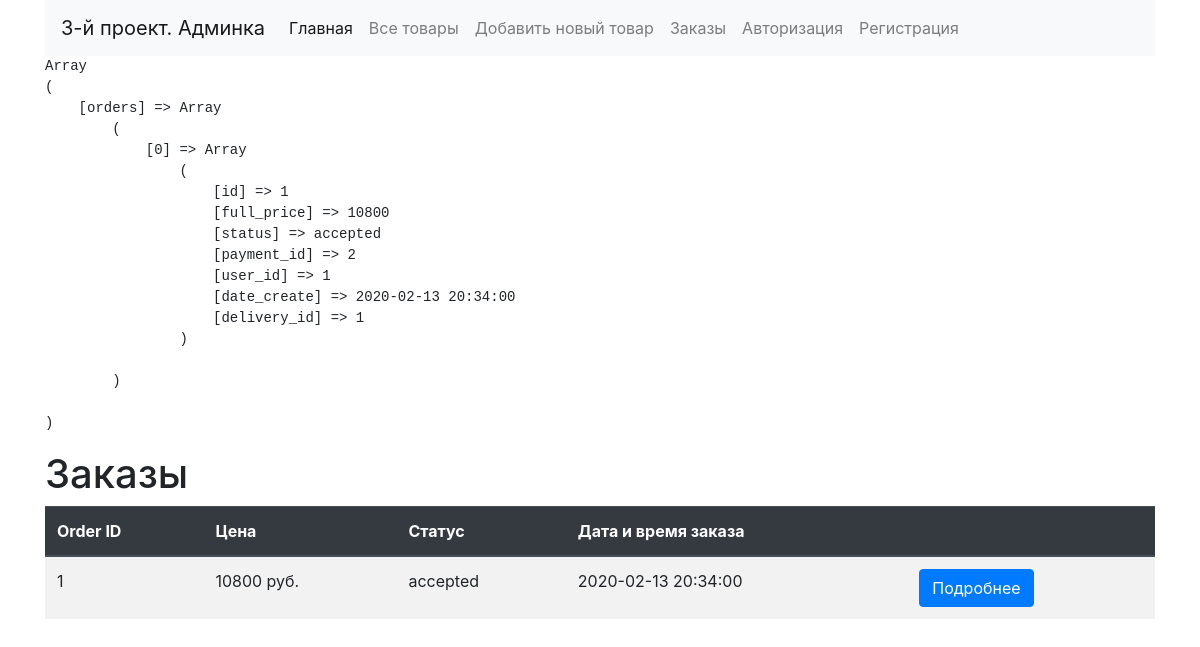
Screenshot of /admin/orders.php (signed in) with the database file from the repository.
### tables this page shows
CREATE TABLE IF NOT EXISTS `orders` (
  `id` int(11) NOT NULL AUTO_INCREMENT,
  `full_price` float NOT NULL,
  `status` varchar(255) NOT NULL,
  `payment_id` int(11) NOT NULL,
  `user_id` int(11) NOT NULL,
  `date_create` timestamp NOT NULL DEFAULT CURRENT_TIMESTAMP,
  `delivery_id` int(11) NOT NULL,
  PRIMARY KEY (`id`)
);

### admin/orders.php (the view, shortened to what this page needs)
<?php
    include($_SERVER['DOCUMENT_ROOT'].'/admin/modules/header.php');
    $template = [
        'orders'=>[]
    ];
    $sql_order = "SELECT * FROM orders ORDER BY date_create DESC";
    $result_order = mysqli_query($db, $sql_order);
    while($row = mysqli_fetch_assoc($result_order)){
        $template['orders'][] = $row;
    }
?>
<div class="row">
    <div class="col-12">
        <h1>Заказы</h1>
        <table class="table table-striped">
            <thead class="thead-dark">
                <tr>
                    <th>Order ID</th>
                    <th>Цена</th>
                    <th>Статус</th>
                    <th>Дата и время заказа</th>
                    <th></th>
                </tr>
            </thead>
            <tbody>
                <?php foreach($template['orders'] as $order_item): ?>
                    <tr>
                        <td><?=$order_item['id']?></td>
                        <td><?=$order_item['full_price']?> руб.</td>
                        <td><?=$order_item['status']?></td>
                        <td><?=$order_item['date_create']?></td>
                        <td>
                            <a href="/admin/detail_order.php?id=<?=$order_item['id']?>" class="btn btn-primary">Подробнее</a>
                        </td>
                    </tr>
                <?php endforeach;?>
            </tbody>
        </table>
    </div>
</div>
<?php include($_SERVER['DOCUMENT_ROOT'].'/admin/modules/footer.php'); ?>

### rows the page displays
orders: id "1", full_price "10800", status "accepted", date_create "2020-02-13 20:34:00"
